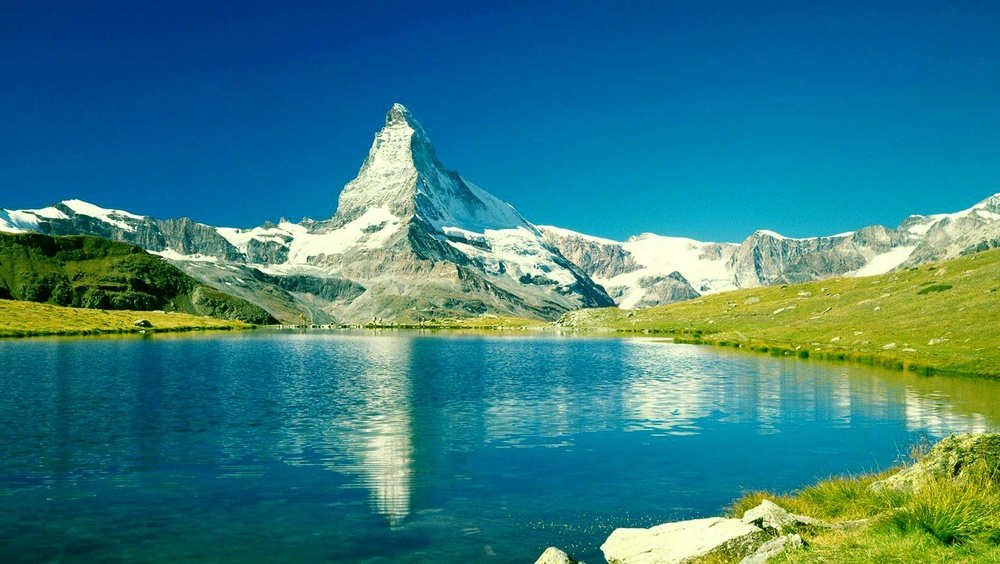
#> input picture images/id.jpg, 1000 x 564 px, shrunk from 3776 x 2128 before the run, found by its file name
$ python reading_pic_converting_greyscale.py
#> lines starting #> are read from the running program, lines starting #| are printed output that depends on the picture
import cv2 as cv
import numpy as np

img = cv.imread('F:\image_processing\images\id.jpg' ,-1)
#> img is the input picture: shape (564, 1000, 3); mean B, G, R 129.6, 125.3, 53.9
img1 = cv.imread('F:\image_processing\images\id.jpg',0)
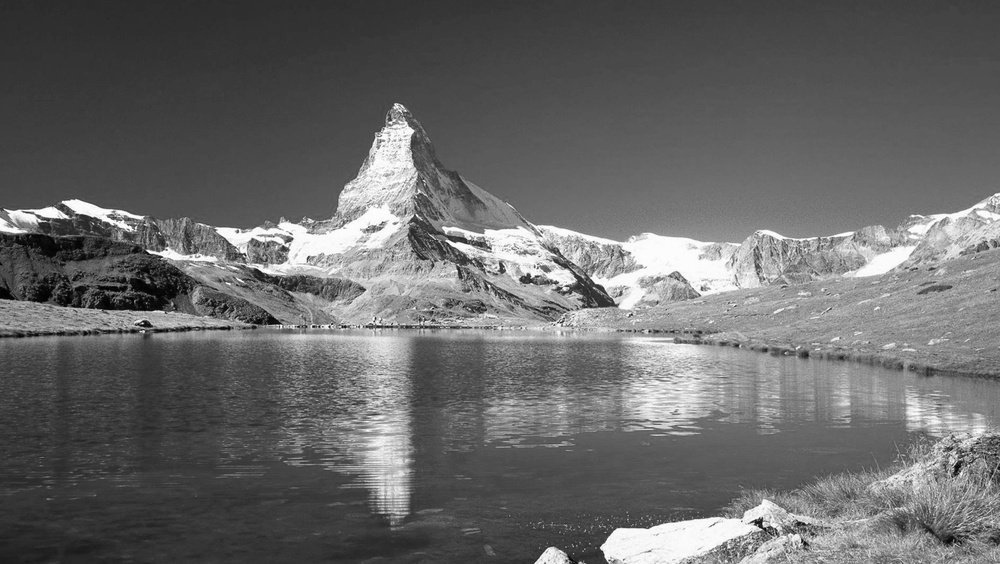
#> img1: shape (564, 1000); min 0, max 255, mean 104.3
cv.imwrite('F:\image_processing\images\greyscale.jpg',img1)
cv.imshow('image1',img1)
cv.imshow('image', img)
cv.waitKey(0)
cv.destroyAllWindows()
